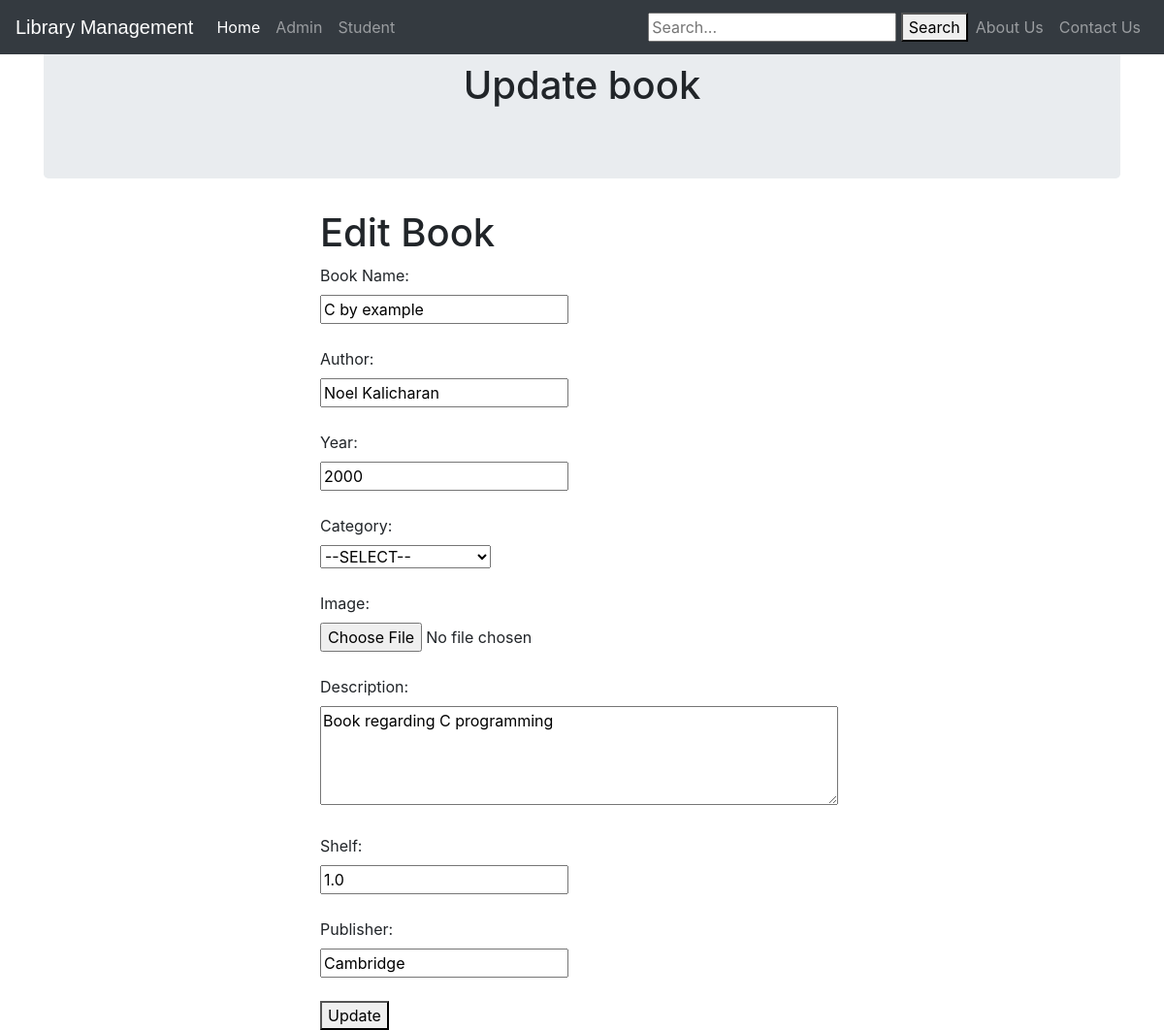
The page /editbook/15 on the database its author committed.
### newapp/models.py (models this page shows, shortened)
class Newbookmodel(models.Model):
    CATEGORY_CHOICES = (
        ('al', 'Algorithms'),
        ('ai', 'Artificial Intelligence'),
        ('ml', 'Machine Learning'),
        ('pro', 'Programming'),
        ('net', 'Networking'),
        ('hr', 'Hardware'),
    )
    bookname = models.CharField(max_length=250)
    author = models.CharField(max_length=250)
    year = models.PositiveIntegerField()
    category = models.CharField(max_length=3, choices=CATEGORY_CHOICES)
    image = models.ImageField(upload_to='pics')
    desc = models.TextField()
    shelfid = models.FloatField(default=None,null=True,blank=True)
    publisher = models.CharField(max_length=250)

### newapp/views.py (the view, shortened to what this page needs)
# urls.py: path('editbook/<int:book_id>', views.editbook,name='editbook'),
def editbook(request, book_id):
    book = get_object_or_404(Newbookmodel, id=book_id)
    return render(request, 'editbook.html', {'book': book})

### templates/editbook.html (shortened to what this page needs)
<!DOCTYPE html>
<html lang="en">
<head>
    <link rel="stylesheet" href="https://stackpath.bootstrapcdn.com/bootstrap/4.3.1/css/bootstrap.min.css">
    <link rel="stylesheet" href="https://maxcdn.bootstrapcdn.com/font-awesome/4.7.0/css/font-awesome.min.css">
</head>
<body>
{% include 'navbar.html' %}
    <div class="container">
        <div class="jumbotron">
            <center><h1>Update book</h1></center>
        </div>
        <div class="row justify-content-center">
            <div class="col-md-6">
               <h1>Edit Book</h1>
                {% if success %}
<div class="alert alert-success" role="alert">
    Book details successfully added.
</div>
    {% else %}
    <form method="POST" enctype="multipart/form-data">
        <label for="bookname">Book Name:</label><br>
        <input type="text" id="bookname" name="bookname" value="{{book.bookname}}"><br><br>
        <label for="author">Author:</label><br>
        <input type="text" id="author" name="author" value="{{book.author}}" required><br><br>
        <label for="year">Year:</label><br>
        <input type="number" id="year" name="year" value="{{book.year}}" required><br><br>
    <label for="category">Category:</label><br>
        <select id="category" name="category" required>
            <option value="">--SELECT--</option>
        </select><br><br>
        <label for="image">Image:</label><br>
        <input type="file" id="image" name="image" accept="image/*" ><br><br>
        <label for="desc">Description:</label><br>
        <textarea id="desc" name="desc" rows="4" cols="50"  required>{{book.desc}}</textarea><br><br>
        <label for="shelfid">Shelf:</label><br>
        <input type="number" value="{{book.shelfid}}" id="shelfid" name="shelfid" required><br><br>
        <label for="publisher">Publisher:</label><br>
        <input type="text" id="publisher" value="{{book.publisher}}" name="publisher" required><br><br>
        <button type="submit" value="Submit">Update</button>
    </form>
            </div>
        </div>
    </div>
{% endif %}
</body>
</html>

### rows shown on the page
Newbookmodel: bookname "C by example", author "Noel Kalicharan", year "2000", desc "Book regarding C programming", shelfid "1.0", publisher "Cambridge"
